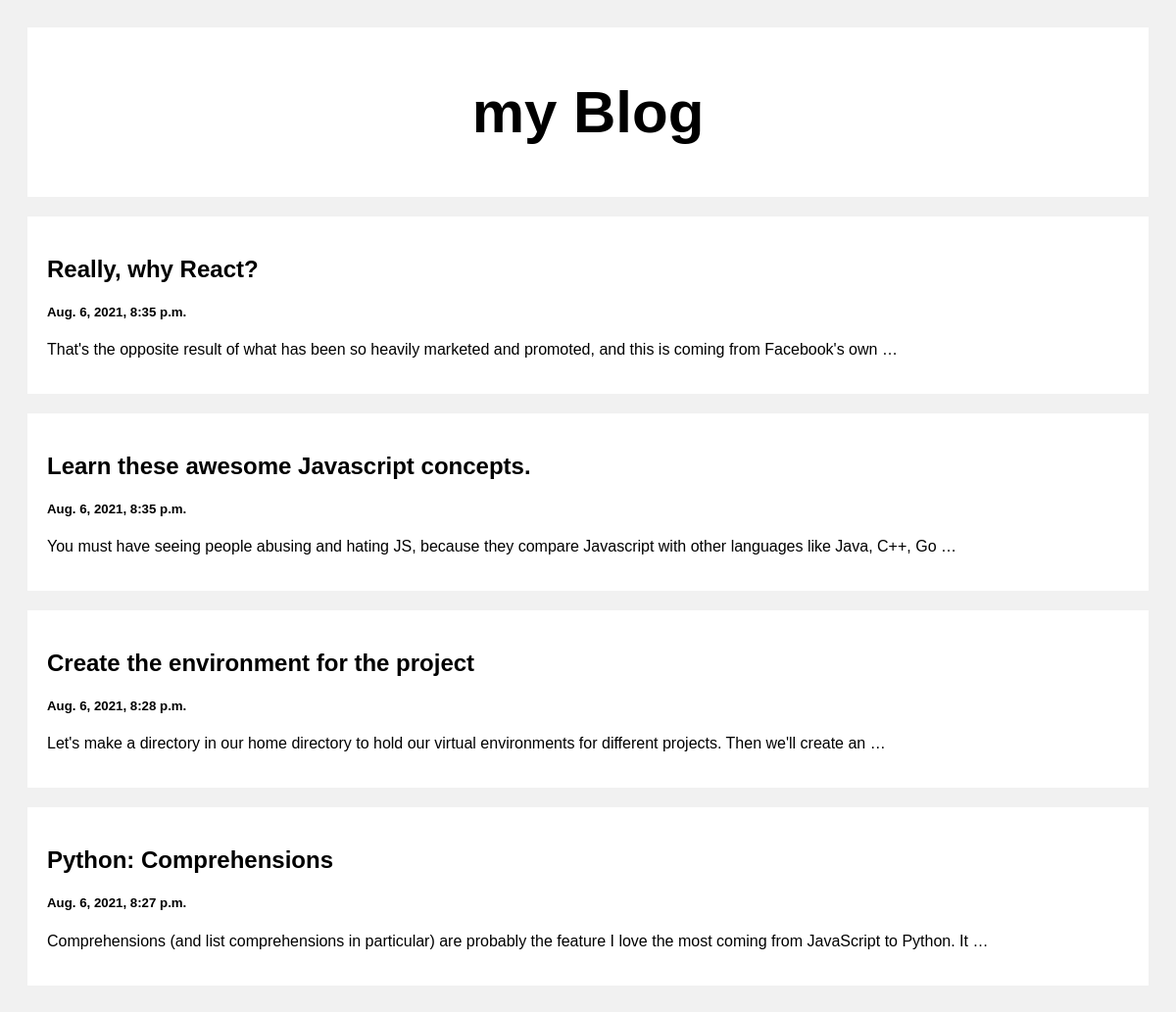
The app's page /posts/post/ with its own data.
### posts/models.py (models this page shows)
class Post(models.Model):
    title = models.CharField(max_length=200)
    body = models.TextField()
    created_at = models.DateTimeField(default=datetime.now , blank=True)

### posts/views.py (the view)
# urls.py: path('post/', views.index,name='index'),
def index(request):
    posts = Post.objects.all()
    return render(request,'index.html',{'posts':posts})

### templates/index.html (shortened to what this page needs)
<!DOCTYPE html>
<html>
<head>
</head>
<body>
<div class="header">
  <h2> my  Blog</h2>
</div>
<div class="row">
  <div class="leftcolumn">
    {% for post in posts reversed  %}
    <div class="card">
        <a style="text-decoration: none; color: black;" href="/post/{{post.id}}">
        <h2>{{post.title}}</h2>
        <h5>{{post.created_at}}</h5>
        <p>{{post.body|truncatewords:20}}</p>
      </a>
    </div>
    {% endfor %}
  </div>
</div>
</body>
</html>

### templates/index.html (style rules this page uses)
* { box-sizing: border-box; }
body { font-family: Arial; padding: 20px; background: #f1f1f1; }
.header { padding: 2px; font-size: 40px; text-align: center; background: white; }
.leftcolumn { float: left; width: 100%; }
.card { background-color: white; padding: 20px; margin-top: 20px; }
.row:after { content: ""; display: table; clear: both; }

### records on screen
Post: title "Really, why React?", created_at "Aug. 6, 2021, 8:35 p.m.", body "That's the opposite result of what has been so heavily marketed and promoted, and this is coming from Facebook's own …"
Post: title "Learn these awesome Javascript concepts.", created_at "Aug. 6, 2021, 8:35 p.m.", body "You must have seeing people abusing and hating JS, because they compare Javascript with other languages like Java, C++, Go …"
Post: title "Create the environment for the project", created_at "Aug. 6, 2021, 8:28 p.m.", body "Let's make a directory in our home directory to hold our virtual environments for different projects. Then we'll create an …"
Post: title "Python: Comprehensions", created_at "Aug. 6, 2021, 8:27 p.m.", body "Comprehensions (and list comprehensions in particular) are probably the feature I love the most coming from JavaScript to Python. It …"
